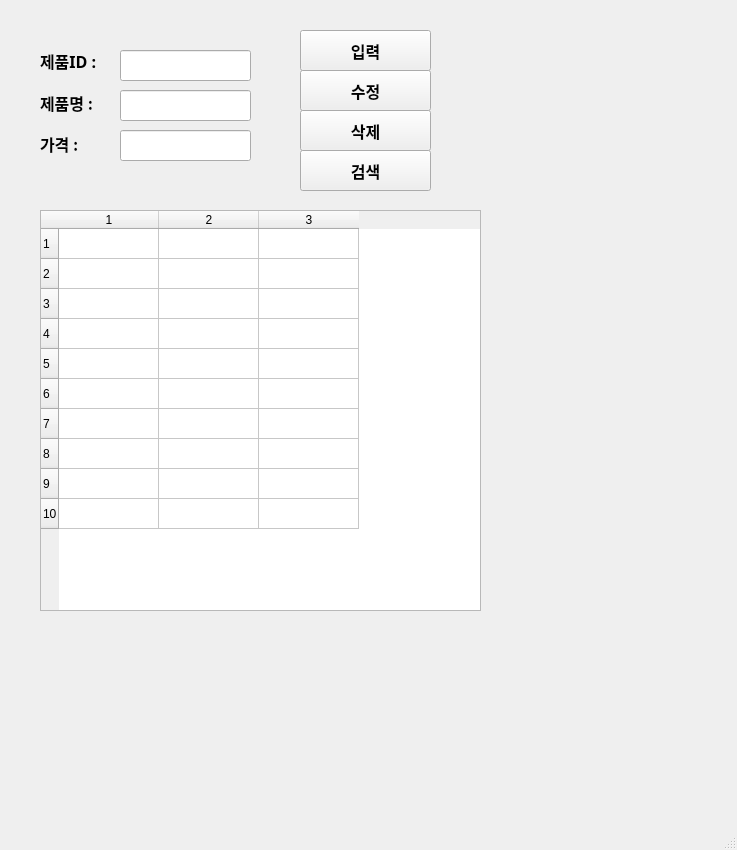
<?xml version="1.0" encoding="UTF-8"?>
<ui version="4.0">
 <class>MainWindow</class>
 <widget class="QMainWindow" name="MainWindow">
  <property name="geometry">
   <rect>
    <x>0</x>
    <y>0</y>
    <width>737</width>
    <height>850</height>
   </rect>
  </property>
  <property name="windowTitle">
   <string>MainWindow</string>
  </property>
  <widget class="QWidget" name="centralwidget">
   <widget class="QLabel" name="label">
    <property name="geometry">
     <rect>
      <x>40</x>
      <y>45</y>
      <width>131</width>
      <height>31</height>
     </rect>
    </property>
    <property name="font">
     <font>
      <family>맑은 고딕</family>
      <pointsize>12</pointsize>
      <weight>75</weight>
      <bold>true</bold>
     </font>
    </property>
    <property name="text">
     <string>제품ID : </string>
    </property>
   </widget>
   <widget class="QLabel" name="label_2">
    <property name="geometry">
     <rect>
      <x>40</x>
      <y>87</y>
      <width>131</width>
      <height>31</height>
     </rect>
    </property>
    <property name="font">
     <font>
      <family>맑은 고딕</family>
      <pointsize>12</pointsize>
      <weight>75</weight>
      <bold>true</bold>
     </font>
    </property>
    <property name="text">
     <string>제품명 : </string>
    </property>
   </widget>
   <widget class="QLabel" name="label_3">
    <property name="geometry">
     <rect>
      <x>40</x>
      <y>128</y>
      <width>131</width>
      <height>31</height>
     </rect>
    </property>
    <property name="font">
     <font>
      <family>맑은 고딕</family>
      <pointsize>12</pointsize>
      <weight>75</weight>
      <bold>true</bold>
     </font>
    </property>
    <property name="text">
     <string>가격 : </string>
    </property>
   </widget>
   <widget class="QLineEdit" name="prodID">
    <property name="geometry">
     <rect>
      <x>120</x>
      <y>50</y>
      <width>131</width>
      <height>31</height>
     </rect>
    </property>
   </widget>
   <widget class="QLineEdit" name="prodName">
    <property name="geometry">
     <rect>
      <x>120</x>
      <y>90</y>
      <width>131</width>
      <height>31</height>
     </rect>
    </property>
   </widget>
   <widget class="QLineEdit" name="prodPrice">
    <property name="geometry">
     <rect>
      <x>120</x>
      <y>130</y>
      <width>131</width>
      <height>31</height>
     </rect>
    </property>
   </widget>
   <widget class="QPushButton" name="pushButton">
    <property name="geometry">
     <rect>
      <x>300</x>
      <y>30</y>
      <width>131</width>
      <height>41</height>
     </rect>
    </property>
    <property name="font">
     <font>
      <family>맑은 고딕</family>
      <pointsize>12</pointsize>
      <weight>75</weight>
      <bold>true</bold>
     </font>
    </property>
    <property name="text">
     <string>입력</string>
    </property>
   </widget>
   <widget class="QPushButton" name="pushButton_2">
    <property name="geometry">
     <rect>
      <x>300</x>
      <y>70</y>
      <width>131</width>
      <height>41</height>
     </rect>
    </property>
    <property name="font">
     <font>
      <family>맑은 고딕</family>
      <pointsize>12</pointsize>
      <weight>75</weight>
      <bold>true</bold>
     </font>
    </property>
    <property name="text">
     <string>수정</string>
    </property>
   </widget>
   <widget class="QPushButton" name="pushButton_3">
    <property name="geometry">
     <rect>
      <x>300</x>
      <y>110</y>
      <width>131</width>
      <height>41</height>
     </rect>
    </property>
    <property name="font">
     <font>
      <family>맑은 고딕</family>
      <pointsize>12</pointsize>
      <weight>75</weight>
      <bold>true</bold>
     </font>
    </property>
    <property name="text">
     <string>삭제</string>
    </property>
   </widget>
   <widget class="QPushButton" name="pushButton_4">
    <property name="geometry">
     <rect>
      <x>300</x>
      <y>150</y>
      <width>131</width>
      <height>41</height>
     </rect>
    </property>
    <property name="font">
     <font>
      <family>맑은 고딕</family>
      <pointsize>12</pointsize>
      <weight>75</weight>
      <bold>true</bold>
     </font>
    </property>
    <property name="text">
     <string>검색</string>
    </property>
   </widget>
   <widget class="QTableWidget" name="tableWidget">
    <property name="geometry">
     <rect>
      <x>40</x>
      <y>210</y>
      <width>441</width>
      <height>401</height>
     </rect>
    </property>
    <property name="rowCount">
     <number>10</number>
    </property>
    <property name="columnCount">
     <number>3</number>
    </property>
    <row/>
    <row/>
    <row/>
    <row/>
    <row/>
    <row/>
    <row/>
    <row/>
    <row/>
    <row/>
    <column/>
    <column/>
    <column/>
   </widget>
  </widget>
  <widget class="QMenuBar" name="menubar">
   <property name="geometry">
    <rect>
     <x>0</x>
     <y>0</y>
     <width>737</width>
     <height>26</height>
    </rect>
   </property>
  </widget>
  <widget class="QStatusBar" name="statusbar"/>
 </widget>
 <resources/>
 <connections>
  <connection>
   <sender>pushButton</sender>
   <signal>clicked()</signal>
   <receiver>MainWindow</receiver>
   <slot>addProduct()</slot>
   <hints>
    <hint type="sourcelabel">
     <x>408</x>
     <y>73</y>
    </hint>
    <hint type="destinationlabel">
     <x>482</x>
     <y>78</y>
    </hint>
   </hints>
  </connection>
  <connection>
   <sender>pushButton_2</sender>
   <signal>clicked()</signal>
   <receiver>MainWindow</receiver>
   <slot>updateProduct()</slot>
   <hints>
    <hint type="sourcelabel">
     <x>424</x>
     <y>116</y>
    </hint>
    <hint type="destinationlabel">
     <x>488</x>
     <y>116</y>
    </hint>
   </hints>
  </connection>
  <connection>
   <sender>pushButton_3</sender>
   <signal>clicked()</signal>
   <receiver>MainWindow</receiver>
   <slot>removeProduct()</slot>
   <hints>
    <hint type="sourcelabel">
     <x>409</x>
     <y>161</y>
    </hint>
    <hint type="destinationlabel">
     <x>487</x>
     <y>155</y>
    </hint>
   </hints>
  </connection>
  <connection>
   <sender>pushButton_4</sender>
   <signal>clicked()</signal>
   <receiver>MainWindow</receiver>
   <slot>getProduct()</slot>
   <hints>
    <hint type="sourcelabel">
     <x>412</x>
     <y>196</y>
    </hint>
    <hint type="destinationlabel">
     <x>486</x>
     <y>196</y>
    </hint>
   </hints>
  </connection>
 </connections>
 <slots>
  <slot>addProduct()</slot>
  <slot>updateProduct()</slot>
  <slot>removeProduct()</slot>
  <slot>getProduct()</slot>
 </slots>
</ui>
